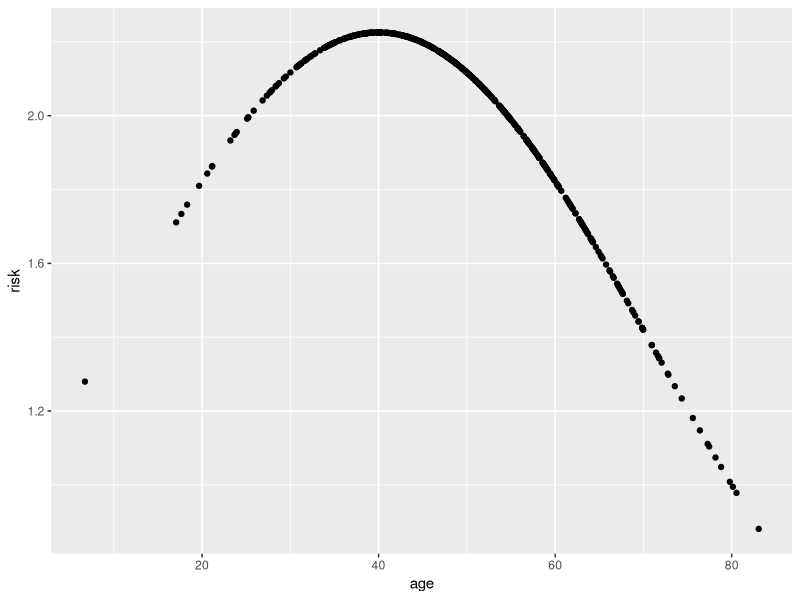
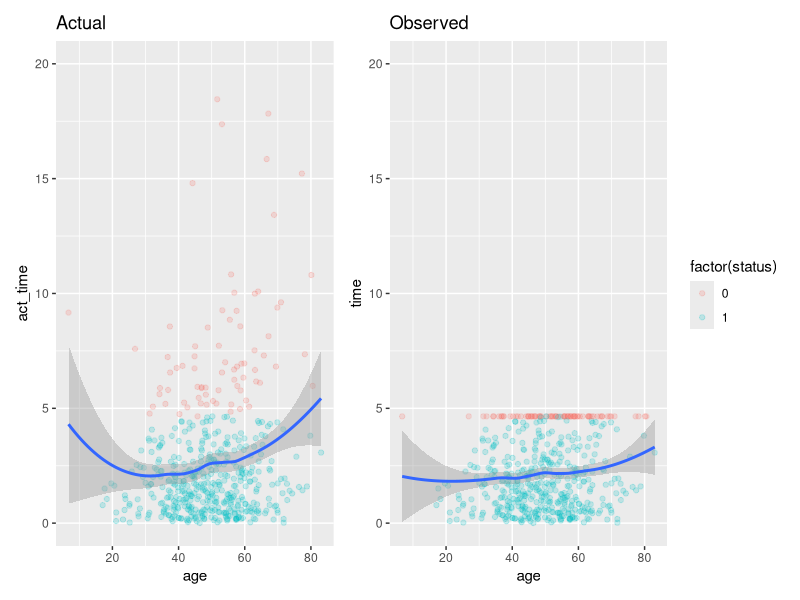
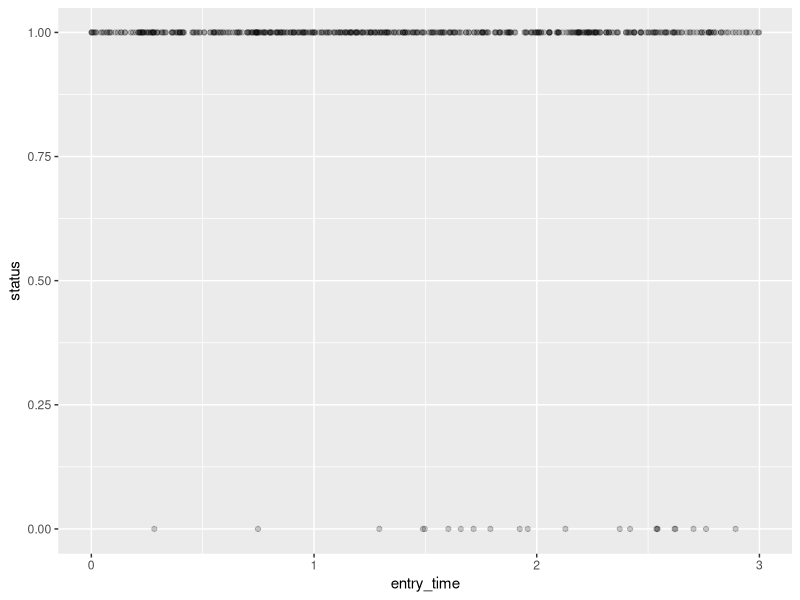
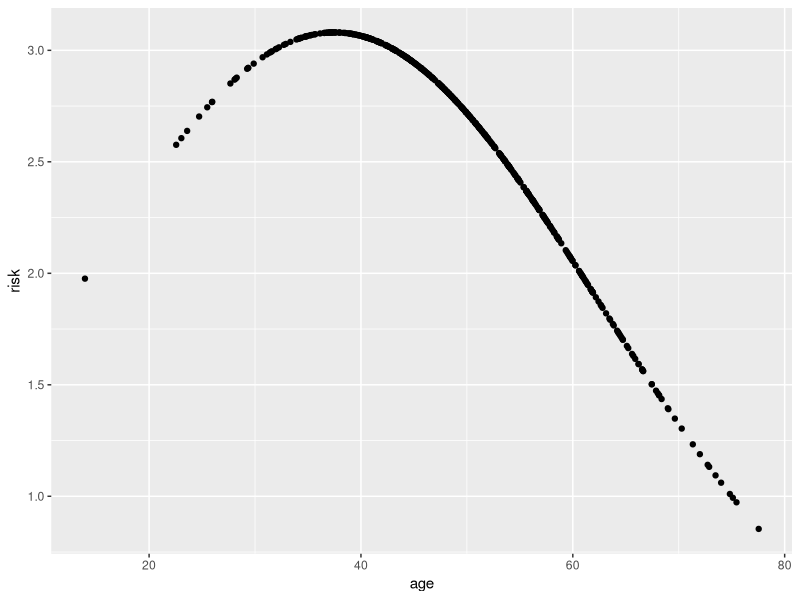
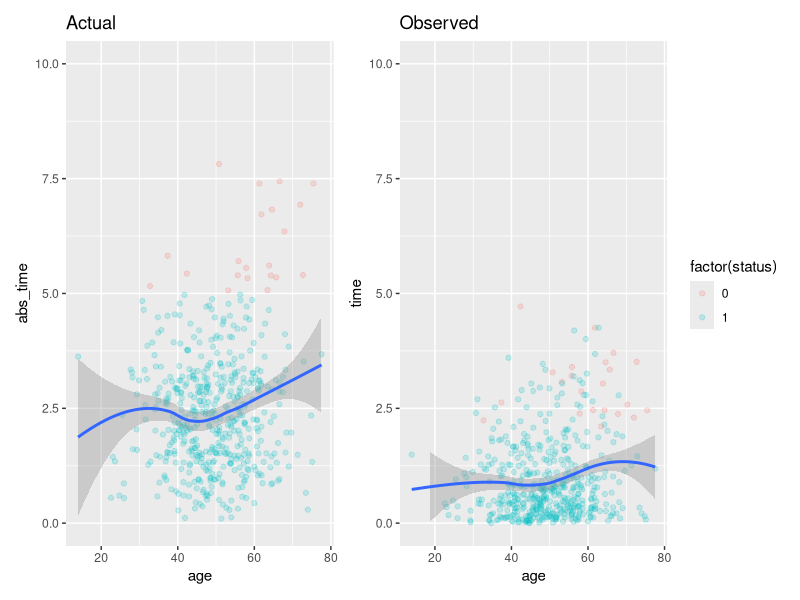
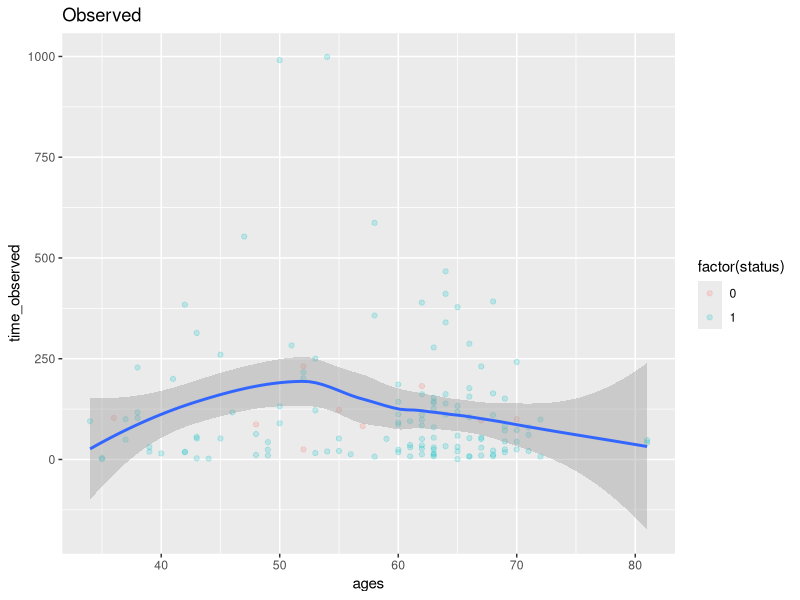
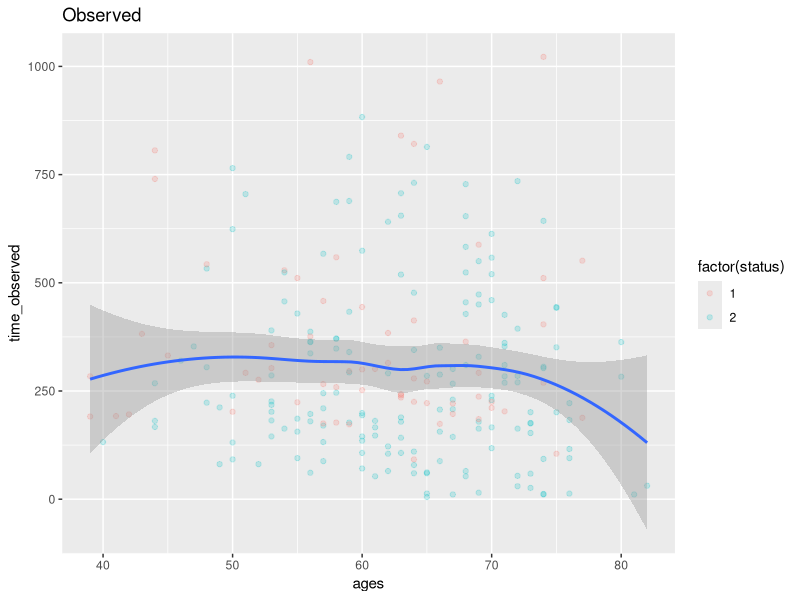
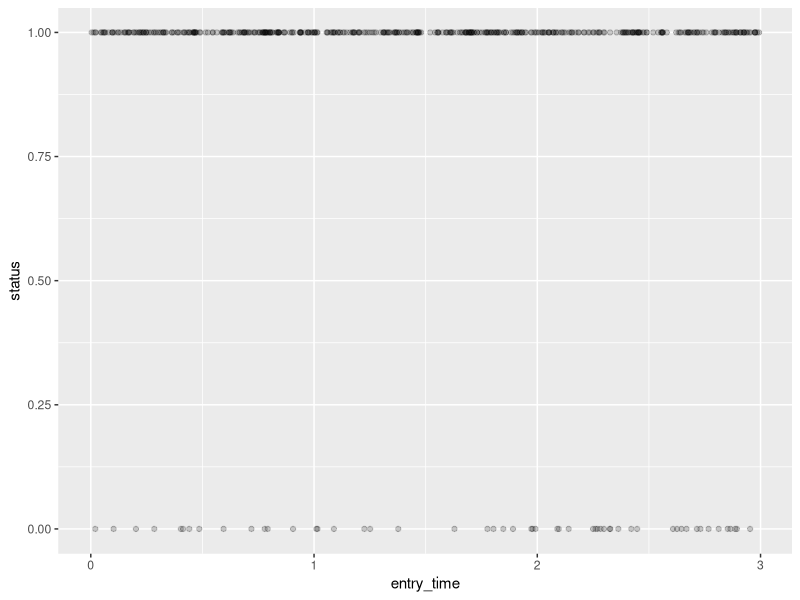

Recreate these plots in R, in order. (Note: this script raises an error after producing the figures.)
## ---- chunk 1
library(rms)
library(survival)
library(patchwork)
library(ggplot2)
library(dplyr)
library(tidyr)
## ---- chunk 2
set.seed(125) # Ensure reproducibility
n <- 500 # Increase sample size for more complexity
ages <- rnorm(n, mean = 50, sd = 12)

# Simulate non-linear relationship with risk of death
# Increasing risk with age, but at a non-linear rate
baseline_hazard <- 0.02
risk <- exp(0.04 * ages - 0.0005 * ages^2) # Non-linear risk function

# Simulate time to event with non-linear risk
time_to_event <- rexp(n, rate = 10 * baseline_hazard * risk)

# Assume we're observing the study population for a fixed period of time
# and marking those who haven't experienced the event by this time as censored
observation_period <- quantile(time_to_event, 0.85) # 75th percentile as cutoff
status <- ifelse(time_to_event <= observation_period, 1, 0) # 1 = death, 0 = censored
time_observed <- pmin(time_to_event, observation_period)

df <- data.frame(risk, act_time = time_to_event, time = time_observed, status, age = ages)
## ---- chunk 3
# visualize
df |> 
  ggplot(aes(age, risk)) +
  geom_point()

pa <- 
  df |> 
  ggplot(aes(age, act_time)) +
  geom_point(alpha = 0.2, aes(color = factor(status))) +
  geom_smooth() +
  # geom_hline(yintercept = observation_period) +
  labs(title = "Actual") +
  theme(legend.position = "none") +
  ylim(0, 20)

po <- 
  df |> 
  ggplot(aes(age, time)) +
  geom_point(alpha = 0.2, aes(color = factor(status))) +
  geom_smooth() +
  labs(title = "Observed") +
  ylim(0, 20)

pa + po
## ---- chunk 4
set.seed(125) # Ensure reproducibility
n <- 500 # Increased sample size
ages <- rnorm(n, mean = 50, sd = 10) # Slightly less variability in age

# Non-linear relationship with a stronger signal
baseline_hazard <- 0.02
risk <- exp(0.06 * ages - 0.0008 * ages^2) # More pronounced non-linearity

# Simulate entry times and variable follow-up periods
entry_times <- runif(n, min = 0, max = 3)
study_end_time <- 5

# Simulate time to event from entry time with non-linear risk, less noise
time_to_event_from_entry <- rexp(n, rate = 20 * baseline_hazard * risk) # Increased event rate

# Calculate the actual observed times and censoring status
time_to_event_absolute = entry_times + time_to_event_from_entry
status = ifelse(time_to_event_absolute <= study_end_time, 1, 0)
observed_times = pmin(time_to_event_absolute, study_end_time) - entry_times

df <-
  data.frame(
    entry_time = entry_times,
    ent_time = time_to_event_from_entry,
    abs_time = time_to_event_absolute,
    time = observed_times,
    status,
    age = ages
  )

## ---- chunk 5
# visualize
df |> 
  ggplot(aes(entry_time, status)) +
  geom_point(alpha = 0.2)

df |> 
  ggplot(aes(age, risk)) +
  geom_point()

pa <- 
  df |> 
  ggplot(aes(age, abs_time, status)) +
  geom_point(alpha = 0.2, aes(color = factor(status))) +
  geom_smooth() +
  labs(title = "Actual") +
  ylim(0, 10) +
  theme(legend.position = "none")

po <- 
  df |> 
  ggplot(aes(age, time, status)) +
  geom_point(alpha = 0.2, aes(color = factor(status))) +
  geom_smooth() +
  ylim(0, 10) +
  labs(title = "Observed")

pa + po
## ---- chunk 6

veteran |> 
  select(time_observed = time, status, ages = age) |> 
  ggplot(aes(ages, time_observed)) +
  geom_point(alpha = 0.2, aes(color = factor(status))) +
  geom_smooth() +
  labs(title = "Observed")


lung |> 
  select(time_observed = time, status, ages = age) |> 
  ggplot(aes(ages, time_observed)) +
  geom_point(alpha = 0.2, aes(color = factor(status))) +
  geom_smooth() +
  labs(title = "Observed")

## ---- chunk 7
set.seed(125) # Ensure reproducibility
n <- 500
ages <- rnorm(n, mean = 50, sd = 10)

# Simulate treatment assignment (1 = treatment, 0 = control)
treatment <- sample(0:1, n, replace = TRUE)

# Non-linear relationship between age and hazard, with treatment effect
baseline_hazard <- 0.02
# Adding treatment effect: let's assume treatment cuts the hazard in half for simplicity
risk <- exp(0.06 * ages - 0.0008 * ages^2) * ifelse(treatment == 1, 0.5, 1)

# Simulate entry times and variable follow-up periods
entry_times <- runif(n, min = 0, max = 3)
study_end_time <- 5

# Simulate time to event from entry time with non-linear risk and treatment effect
time_to_event_from_entry <- rexp(n, rate = 20 * baseline_hazard * risk)

# Calculate the actual observed times and censoring status
time_to_event_absolute = entry_times + time_to_event_from_entry
status = ifelse(time_to_event_absolute <= study_end_time, 1, 0)
observed_times = pmin(time_to_event_absolute, study_end_time) - entry_times

df <-
  data.frame(
    treatment,
    entry_time = entry_times,
    ent_time = time_to_event_from_entry,
    abs_time = time_to_event_absolute,
    time = observed_times,
    status,
    age = ages
  )

## ---- chunk 8
# visualize
df |> 
  ggplot(aes(entry_time, status)) +
  geom_point(alpha = 0.2)

df |> 
  ggplot(aes(age, risk)) +
  geom_point()

pa <- 
  df |> 
  ggplot(aes(age, abs_time, status)) +
  geom_point(alpha = 0.2, aes(color = factor(status))) +
  geom_smooth() +
  labs(title = "Actual") +
  ylim(0, 10) +
  theme(legend.position = "none") +
  facet_grid(rows = vars(treatment))

po <- 
  df |> 
  ggplot(aes(age, time, status)) +
  geom_point(alpha = 0.2, aes(color = factor(status))) +
  geom_smooth() +
  ylim(0, 10) +
  labs(title = "Observed") +
  facet_grid(rows = vars(treatment))


pa + po
## ---- chunk 9
# Prepare for rms modeling
dd <- datadist(df)
options(datadist='dd')
## ---- chunk 10
# Fit a basic Cox model without splines for comparison
basic_cox_model <- cph(Surv(time, status) ~ age + treatment, data = df)
basic_cox_model2 <- coxph(Surv(time, status) ~ age + treatment, data = df)

ggplot(Predict(basic_cox_model), sepdiscrete='vertical', nlevels=4,
       vnames='names')
## ---- chunk 11
# Fit an enhanced Cox model using RCS for age
enhanced_cox_model <- cph(Surv(time, status) ~ rcs(age, 3) + treatment, data = df)

ggplot(Predict(enhanced_cox_model), sepdiscrete='vertical', nlevels=4,
       vnames='names')
## ---- chunk 12
# Compare models
anova(basic_cox_model2, enhanced_cox_model)

summary(enhanced_cox_model)

enhanced_cox_model
## ---- chunk 13
# Prepare for rms modeling
dd <- datadist(lung)
options(datadist='dd')

# Fit an enhanced Cox model using RCS for age
lung_cox_model <- cph(Surv(time, status) ~ rcs(age, 4) + ph.ecog, data = lung)

ggplot(Predict(lung_cox_model), sepdiscrete='vertical', nlevels=4,
       vnames='names')
## ---- chunk 14
library(survival)

# Fitting a Weibull model with quadratic age
weibull_model <- survreg(Surv(time, status) ~ age + I(age^2) + treatment, data = df, dist = "weibull")

# Assuming 'model' is your fitted survreg model
age_range <- seq(from = min(df$age), to = max(df$age), by = 0.5)
new_data_trt <- data.frame(age = age_range, 
                       treatment = rep(1, length(age_range)), # Example: treatment fixed
                       age2 = age_range^2) # Include if you used a quadratic term
                      
new_data_ctl <- data.frame(age = age_range, 
                       treatment = rep(0, length(age_range)), # Example: treatment fixed
                       age2 = age_range^2) # Include if you used a quadratic term

# Predicting survival probabilities
# For survreg, type = "response" gives the survival time, so we need to convert it if we're looking for survival probabilities
surv_probs_trt <- predict(weibull_model, newdata = new_data_trt, type = "response")
surv_probs_ctl <- predict(weibull_model, newdata = new_data_ctl, type = "response")

# Note: The interpretation of these predictions depends on the distribution used in survreg



# Plotting
ggplot() +
  # Plot actual data points; adjust as needed
  geom_point(data = df, aes(x = age, y = time, color = factor(treatment)), alpha = 0.5) +  
  geom_line(aes(x = age_range, y = surv_probs_trt), color = "turquoise") +  # Add the fitted line
  geom_line(aes(x = age_range, y = surv_probs_ctl), color = "salmon") +  # Add the fitted line
  labs(x = "Age", y = "Survival Time / Probability") +
  theme_minimal()
## ---- chunk 15
age_seq <- seq(from = min(df$age), to = max(df$age), by = 1)
pred_data <- expand.grid(age = age_seq, treatment = mean(df$treatment))
pred_data$age2 <- pred_data$age^2

pred_data$lp <- predict(weibull_model, newdata = pred_data, type = "lp")


ggplot(pred_data, aes(x = age, y = lp)) +
  geom_line() +
  labs(x = "Age", y = "Log Hazard", title = "Predicted Log Hazard by Age") +
  theme_minimal()

## ---- chunk 16

gamma <- 1 / weibull_model$scale
lambda <- exp(-(weibull_model$coef[1]) * gamma)

# Example: Calculating hazard for a range of 't' (time) values
t_values <- seq(from = 0, to = max(df$time), by = 0.1)
hazard_rates <- (gamma / lambda) * (t_values / lambda)^(gamma - 1)

# Plotting
plot(t_values, hazard_rates, type = 'l', xlab = 'Time', ylab = 'Hazard Rate',
     main = 'Estimated Hazard Function over Time')


## ---- chunk 17
age_spline <- rcs(df$age, 3)

age_spline |> 
  unclass() |> 
  as_tibble() |> 
  pivot_longer(cols = !df, values_to = "age_est") |> 
  ggplot(aes(df, age_est, color = name)) +
  geom_point() +
  geom_vline(xintercept = attr(age_spline, "parms"))
  
## ---- chunk 18
simpleRCS2 <- function(x, knots) {
  # Ensure x is a numeric vector
  if (!is.numeric(x)) stop("x must be numeric")
  
  # Ensure knots is a numeric vector of length 2
  if (!is.numeric(knots) || length(knots) != 2) stop("knots must be a numeric vector of length 2")
  
  # Sort knots to ensure proper order
  knots <- sort(knots)
  
  # Initialize spline components
  splineComponent1 <- numeric(length(x))
  splineComponent2 <- numeric(length(x))
  
  # Calculate the cubic spline components for the two knots
  splineComponent1 <- (x - knots[1])^3
  splineComponent2 <- (x - knots[2])^3
  
  # Apply the "restricted" part by setting values to 0 where x is less than the knots
  splineComponent1[x < knots[1]] <- 0
  splineComponent2[x < knots[2]] <- 0
  
  # Return a matrix with both spline components
  return(tibble(x = x, sc1 = splineComponent1, sc2 = splineComponent2))
}

# Example ages
age <- c(20, 25, 30, 35, 40, 45, 50, 55, 60)

# Choose two knots, say at ages 35 and 50
knots <- c(35, 50)

# Apply the simple RCS transformation with two knots
age_transformed <- simpleRCS2(age, knots)

# Print the transformed age values
age_transformed |> 
  pivot_longer(!x) |> 
  ggplot(aes(x, value, color = name)) +
  geom_point() +
  geom_vline(xintercept = knots)
